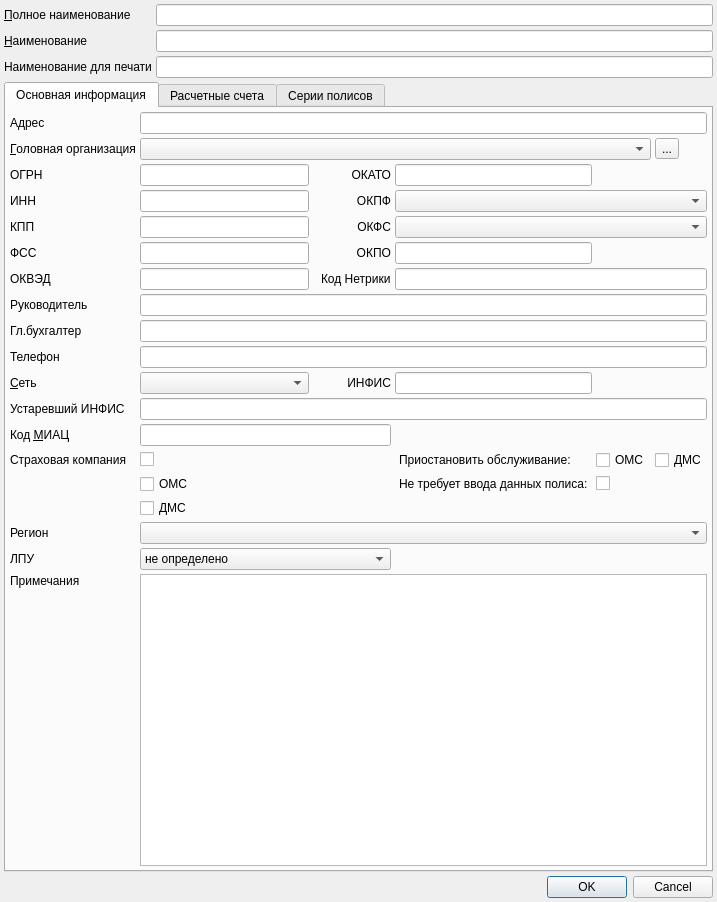
<?xml version="1.0" encoding="UTF-8"?>
<ui version="4.0">
 <class>OrgEditorDialog</class>
 <widget class="QDialog" name="OrgEditorDialog">
  <property name="geometry">
   <rect>
    <x>0</x>
    <y>0</y>
    <width>717</width>
    <height>902</height>
   </rect>
  </property>
  <property name="windowTitle">
   <string>ChangeMe!</string>
  </property>
  <property name="sizeGripEnabled">
   <bool>false</bool>
  </property>
  <layout class="QGridLayout">
   <property name="margin">
    <number>4</number>
   </property>
   <property name="spacing">
    <number>4</number>
   </property>
   <item row="1" column="0">
    <widget class="QLabel" name="lblShortName">
     <property name="text">
      <string>&amp;Наименование</string>
     </property>
     <property name="buddy">
      <cstring>edtShortName</cstring>
     </property>
    </widget>
   </item>
   <item row="2" column="1">
    <widget class="QLineEdit" name="edtTitle"/>
   </item>
   <item row="2" column="0">
    <widget class="QLabel" name="lblTitle">
     <property name="text">
      <string>Наименование для печати</string>
     </property>
     <property name="buddy">
      <cstring>edtTitle</cstring>
     </property>
    </widget>
   </item>
   <item row="4" column="0" colspan="2">
    <widget class="QDialogButtonBox" name="buttonBox">
     <property name="standardButtons">
      <set>QDialogButtonBox::Cancel|QDialogButtonBox::Ok</set>
     </property>
    </widget>
   </item>
   <item row="1" column="1">
    <widget class="QLineEdit" name="edtShortName"/>
   </item>
   <item row="0" column="0">
    <widget class="QLabel" name="lblFullName">
     <property name="text">
      <string>&amp;Полное наименование</string>
     </property>
     <property name="buddy">
      <cstring>edtFullName</cstring>
     </property>
    </widget>
   </item>
   <item row="0" column="1">
    <widget class="QLineEdit" name="edtFullName"/>
   </item>
   <item row="3" column="0" colspan="2">
    <widget class="QTabWidget" name="tabWidget">
     <property name="enabled">
      <bool>true</bool>
     </property>
     <property name="currentIndex">
      <number>0</number>
     </property>
     <widget class="QWidget" name="tabBaseInfo">
      <attribute name="title">
       <string>Основная информация</string>
      </attribute>
      <layout class="QGridLayout" name="gridLayout">
       <property name="margin">
        <number>4</number>
       </property>
       <property name="spacing">
        <number>4</number>
       </property>
       <item row="9" column="0">
        <widget class="QLabel" name="lblChief">
         <property name="text">
          <string>Руководитель</string>
         </property>
         <property name="buddy">
          <cstring>edtChief</cstring>
         </property>
        </widget>
       </item>
       <item row="4" column="0">
        <widget class="QLabel" name="lblINN">
         <property name="text">
          <string>ИНН</string>
         </property>
         <property name="buddy">
          <cstring>edtINN</cstring>
         </property>
        </widget>
       </item>
       <item row="16" column="7">
        <widget class="QLabel" name="lblCanOmitPolicyNumber">
         <property name="text">
          <string>Не требует ввода данных полиса:</string>
         </property>
        </widget>
       </item>
       <item row="20" column="0">
        <widget class="QLabel" name="lblNotes">
         <property name="text">
          <string>Примечания</string>
         </property>
         <property name="alignment">
          <set>Qt::AlignLeading|Qt::AlignLeft|Qt::AlignTop</set>
         </property>
         <property name="buddy">
          <cstring>edtNotes</cstring>
         </property>
        </widget>
       </item>
       <item row="3" column="2">
        <widget class="QLineEdit" name="edtOGRN">
         <property name="inputMask">
          <string>999999999999900; </string>
         </property>
        </widget>
       </item>
       <item row="12" column="5">
        <widget class="QLabel" name="lblInfisCode">
         <property name="toolTip">
          <string>Код в тер.фонде</string>
         </property>
         <property name="text">
          <string>ИНФИС</string>
         </property>
         <property name="scaledContents">
          <bool>false</bool>
         </property>
         <property name="alignment">
          <set>Qt::AlignRight|Qt::AlignTrailing|Qt::AlignVCenter</set>
         </property>
         <property name="buddy">
          <cstring>edtInfisCode</cstring>
         </property>
        </widget>
       </item>
       <item row="3" column="5">
        <widget class="QLabel" name="lblOKATO">
         <property name="text">
          <string>ОКАТО</string>
         </property>
         <property name="alignment">
          <set>Qt::AlignRight|Qt::AlignTrailing|Qt::AlignVCenter</set>
         </property>
         <property name="buddy">
          <cstring>edtOKATO</cstring>
         </property>
        </widget>
       </item>
       <item row="19" column="6" colspan="5">
        <spacer name="horizontalSpacer_2">
         <property name="orientation">
          <enum>Qt::Horizontal</enum>
         </property>
         <property name="sizeHint" stdset="0">
          <size>
           <width>40</width>
           <height>20</height>
          </size>
         </property>
        </spacer>
       </item>
       <item row="3" column="6" colspan="3">
        <widget class="QLineEdit" name="edtOKATO">
         <property name="inputMask">
          <string>99999999999; </string>
         </property>
        </widget>
       </item>
       <item row="5" column="5">
        <widget class="QLabel" name="lblOKFS">
         <property name="text">
          <string>ОКФС</string>
         </property>
         <property name="alignment">
          <set>Qt::AlignRight|Qt::AlignTrailing|Qt::AlignVCenter</set>
         </property>
         <property name="buddy">
          <cstring>cmbOKFS</cstring>
         </property>
        </widget>
       </item>
       <item row="6" column="0">
        <widget class="QLabel" name="label">
         <property name="text">
          <string>ФСС</string>
         </property>
        </widget>
       </item>
       <item row="16" column="2">
        <widget class="QCheckBox" name="chkIsCompulsoryInsurer">
         <property name="sizePolicy">
          <sizepolicy hsizetype="Minimum" vsizetype="Fixed">
           <horstretch>0</horstretch>
           <verstretch>0</verstretch>
          </sizepolicy>
         </property>
         <property name="layoutDirection">
          <enum>Qt::LeftToRight</enum>
         </property>
         <property name="text">
          <string>ОМС</string>
         </property>
        </widget>
       </item>
       <item row="15" column="10">
        <widget class="QCheckBox" name="chkVoluntaryServiceStop">
         <property name="text">
          <string>ДМС</string>
         </property>
        </widget>
       </item>
       <item row="10" column="2" colspan="9">
        <widget class="QLineEdit" name="edtAccountant"/>
       </item>
       <item row="5" column="0">
        <widget class="QLabel" name="lblKPP">
         <property name="text">
          <string>КПП</string>
         </property>
         <property name="buddy">
          <cstring>edtKPP</cstring>
         </property>
        </widget>
       </item>
       <item row="15" column="7">
        <widget class="QLabel" name="label_3">
         <property name="text">
          <string>Приостановить обслуживание: </string>
         </property>
        </widget>
       </item>
       <item row="10" column="0">
        <widget class="QLabel" name="lblAccountant">
         <property name="text">
          <string>Гл.бухгалтер</string>
         </property>
         <property name="buddy">
          <cstring>edtAccountant</cstring>
         </property>
        </widget>
       </item>
       <item row="0" column="2" colspan="9">
        <widget class="QLineEdit" name="edtAddress">
         <property name="enabled">
          <bool>true</bool>
         </property>
        </widget>
       </item>
       <item row="16" column="9">
        <widget class="QCheckBox" name="chkCanOmitPolicyNumber">
         <property name="text">
          <string/>
         </property>
        </widget>
       </item>
       <item row="15" column="9">
        <widget class="QCheckBox" name="chkCompulsoryServiceStop">
         <property name="text">
          <string>ОМС</string>
         </property>
        </widget>
       </item>
       <item row="12" column="9" colspan="2">
        <spacer>
         <property name="orientation">
          <enum>Qt::Horizontal</enum>
         </property>
         <property name="sizeHint" stdset="0">
          <size>
           <width>111</width>
           <height>20</height>
          </size>
         </property>
        </spacer>
       </item>
       <item row="2" column="0">
        <widget class="QLabel" name="lblHead">
         <property name="text">
          <string>&amp;Головная организация</string>
         </property>
         <property name="buddy">
          <cstring>cmbHead</cstring>
         </property>
        </widget>
       </item>
       <item row="13" column="2" colspan="9">
        <widget class="QLineEdit" name="edtObsoleteInfisCode"/>
       </item>
       <item row="15" column="2">
        <widget class="QCheckBox" name="chkIsInsurer">
         <property name="sizePolicy">
          <sizepolicy hsizetype="Fixed" vsizetype="Fixed">
           <horstretch>0</horstretch>
           <verstretch>0</verstretch>
          </sizepolicy>
         </property>
         <property name="text">
          <string/>
         </property>
        </widget>
       </item>
       <item row="11" column="2" colspan="9">
        <widget class="QLineEdit" name="edtPhone"/>
       </item>
       <item row="19" column="2" colspan="4">
        <widget class="QComboBox" name="cmbIsMedical">
         <item>
          <property name="text">
           <string>не определено</string>
          </property>
         </item>
         <item>
          <property name="text">
           <string>поликлиника</string>
          </property>
         </item>
         <item>
          <property name="text">
           <string>стационар</string>
          </property>
         </item>
         <item>
          <property name="text">
           <string>прочая мед.организация</string>
          </property>
         </item>
        </widget>
       </item>
       <item row="12" column="6" colspan="3">
        <widget class="QLineEdit" name="edtInfisCode">
         <property name="toolTip">
          <string>Код в тер.фонде</string>
         </property>
        </widget>
       </item>
       <item row="20" column="2" colspan="9">
        <widget class="QTextEdit" name="edtNotes"/>
       </item>
       <item row="2" column="2" colspan="8">
        <widget class="COrgComboBox" name="cmbHead">
         <property name="enabled">
          <bool>true</bool>
         </property>
        </widget>
       </item>
       <item row="18" column="2" colspan="9">
        <widget class="CKLADRComboBox" name="cmbArea">
         <property name="enabled">
          <bool>true</bool>
         </property>
        </widget>
       </item>
       <item row="0" column="0">
        <widget class="QLabel" name="lblAddress">
         <property name="text">
          <string>Адрес</string>
         </property>
         <property name="buddy">
          <cstring>edtAddress</cstring>
         </property>
        </widget>
       </item>
       <item row="5" column="6" colspan="5">
        <widget class="CRBComboBox" name="cmbOKFS"/>
       </item>
       <item row="12" column="0">
        <widget class="QLabel" name="lblNet">
         <property name="text">
          <string>&amp;Сеть</string>
         </property>
         <property name="buddy">
          <cstring>cmbNet</cstring>
         </property>
        </widget>
       </item>
       <item row="14" column="2" colspan="4">
        <widget class="QLineEdit" name="edtMiacCode"/>
       </item>
       <item row="3" column="0">
        <widget class="QLabel" name="lblOGRN">
         <property name="text">
          <string>ОГРН</string>
         </property>
         <property name="buddy">
          <cstring>edtOGRN</cstring>
         </property>
        </widget>
       </item>
       <item row="19" column="0">
        <widget class="QLabel" name="lblIsHospital">
         <property name="text">
          <string>ЛПУ</string>
         </property>
        </widget>
       </item>
       <item row="6" column="9" colspan="2">
        <spacer>
         <property name="orientation">
          <enum>Qt::Horizontal</enum>
         </property>
         <property name="sizeHint" stdset="0">
          <size>
           <width>111</width>
           <height>20</height>
          </size>
         </property>
        </spacer>
       </item>
       <item row="6" column="6" colspan="3">
        <widget class="QLineEdit" name="edtOKPO">
         <property name="inputMask">
          <string>99999999; </string>
         </property>
        </widget>
       </item>
       <item row="12" column="2">
        <widget class="CRBComboBox" name="cmbNet"/>
       </item>
       <item row="7" column="0">
        <widget class="QLabel" name="lblOKVED">
         <property name="text">
          <string>ОКВЭД</string>
         </property>
         <property name="buddy">
          <cstring>edtOKVED</cstring>
         </property>
        </widget>
       </item>
       <item row="14" column="0">
        <widget class="QLabel" name="lblMiacCode">
         <property name="text">
          <string>Код &amp;МИАЦ</string>
         </property>
         <property name="buddy">
          <cstring>edtMiacCode</cstring>
         </property>
        </widget>
       </item>
       <item row="9" column="2" colspan="9">
        <widget class="QLineEdit" name="edtChief"/>
       </item>
       <item row="17" column="2">
        <widget class="QCheckBox" name="chkIsVoluntaryInsurer">
         <property name="layoutDirection">
          <enum>Qt::LeftToRight</enum>
         </property>
         <property name="text">
          <string>ДМС</string>
         </property>
        </widget>
       </item>
       <item row="11" column="0">
        <widget class="QLabel" name="lblPhone">
         <property name="text">
          <string>Телефон</string>
         </property>
         <property name="buddy">
          <cstring>edtPhone</cstring>
         </property>
        </widget>
       </item>
       <item row="6" column="2">
        <widget class="QLineEdit" name="edtFSS">
         <property name="inputMask">
          <string>9999999999; </string>
         </property>
        </widget>
       </item>
       <item row="15" column="0">
        <widget class="QLabel" name="lblIsInsurer">
         <property name="text">
          <string>Страховая компания</string>
         </property>
         <property name="buddy">
          <cstring>chkIsInsurer</cstring>
         </property>
        </widget>
       </item>
       <item row="18" column="0">
        <widget class="QLabel" name="label_2">
         <property name="text">
          <string>Регион</string>
         </property>
         <property name="buddy">
          <cstring>cmbArea</cstring>
         </property>
        </widget>
       </item>
       <item row="7" column="2">
        <widget class="QLineEdit" name="edtOKVED"/>
       </item>
       <item row="6" column="5">
        <widget class="QLabel" name="lblOKPO">
         <property name="text">
          <string>ОКПО</string>
         </property>
         <property name="alignment">
          <set>Qt::AlignRight|Qt::AlignTrailing|Qt::AlignVCenter</set>
         </property>
         <property name="buddy">
          <cstring>edtOKPO</cstring>
         </property>
        </widget>
       </item>
       <item row="4" column="5">
        <widget class="QLabel" name="lblOKPF">
         <property name="text">
          <string>ОКПФ</string>
         </property>
         <property name="alignment">
          <set>Qt::AlignRight|Qt::AlignTrailing|Qt::AlignVCenter</set>
         </property>
         <property name="buddy">
          <cstring>cmbOKPF</cstring>
         </property>
        </widget>
       </item>
       <item row="3" column="9" colspan="2">
        <spacer>
         <property name="orientation">
          <enum>Qt::Horizontal</enum>
         </property>
         <property name="sizeHint" stdset="0">
          <size>
           <width>111</width>
           <height>20</height>
          </size>
         </property>
        </spacer>
       </item>
       <item row="15" column="4" colspan="2">
        <spacer name="spacer">
         <property name="orientation">
          <enum>Qt::Horizontal</enum>
         </property>
         <property name="sizeType">
          <enum>QSizePolicy::Preferred</enum>
         </property>
         <property name="sizeHint" stdset="0">
          <size>
           <width>40</width>
           <height>20</height>
          </size>
         </property>
        </spacer>
       </item>
       <item row="13" column="0">
        <widget class="QLabel" name="lblObsoleteInfisCode">
         <property name="text">
          <string>Устаревший ИНФИС</string>
         </property>
         <property name="buddy">
          <cstring>edtObsoleteInfisCode</cstring>
         </property>
        </widget>
       </item>
       <item row="5" column="2">
        <widget class="QLineEdit" name="edtKPP">
         <property name="inputMask">
          <string>999999999; </string>
         </property>
        </widget>
       </item>
       <item row="2" column="10">
        <widget class="QToolButton" name="btnSelectHeadOrganisation">
         <property name="enabled">
          <bool>true</bool>
         </property>
         <property name="text">
          <string>...</string>
         </property>
        </widget>
       </item>
       <item row="4" column="6" colspan="5">
        <widget class="CRBComboBox" name="cmbOKPF"/>
       </item>
       <item row="4" column="2">
        <widget class="QLineEdit" name="edtINN">
         <property name="inputMask">
          <string>999999999900; </string>
         </property>
        </widget>
       </item>
       <item row="7" column="5">
        <widget class="QLabel" name="lblNetricaCode">
         <property name="text">
          <string>Код Нетрики</string>
         </property>
        </widget>
       </item>
       <item row="7" column="6" colspan="5">
        <widget class="QLineEdit" name="edtNetricaCode"/>
       </item>
      </layout>
     </widget>
     <widget class="QWidget" name="tabAccounts">
      <attribute name="title">
       <string>Раcчетные счета</string>
      </attribute>
      <layout class="QGridLayout">
       <property name="margin">
        <number>4</number>
       </property>
       <property name="spacing">
        <number>4</number>
       </property>
       <item row="0" column="0">
        <widget class="CInDocTableView" name="tblOrganisationAccounts"/>
       </item>
      </layout>
     </widget>
     <widget class="QWidget" name="tabPolicySerials">
      <attribute name="title">
       <string>Серии полисов</string>
      </attribute>
      <layout class="QGridLayout">
       <property name="margin">
        <number>4</number>
       </property>
       <property name="spacing">
        <number>4</number>
       </property>
       <item row="0" column="0">
        <widget class="CInDocTableView" name="tblOrganisationPolicySerials"/>
       </item>
      </layout>
     </widget>
    </widget>
   </item>
  </layout>
 </widget>
 <layoutdefault spacing="4" margin="4"/>
 <layoutfunction spacing="4" margin="4"/>
 <customwidgets>
  <customwidget>
   <class>CRBComboBox</class>
   <extends>QComboBox</extends>
   <header>library/crbcombobox</header>
  </customwidget>
  <customwidget>
   <class>CInDocTableView</class>
   <extends>QTableView</extends>
   <header>library/InDocTable.h</header>
  </customwidget>
  <customwidget>
   <class>COrgComboBox</class>
   <extends>QComboBox</extends>
   <header>OrgComboBox.h</header>
  </customwidget>
  <customwidget>
   <class>CKLADRComboBox</class>
   <extends>QComboBox</extends>
   <header>KLADR/kladrComboxes.h</header>
  </customwidget>
 </customwidgets>
 <tabstops>
  <tabstop>edtFullName</tabstop>
  <tabstop>edtShortName</tabstop>
  <tabstop>edtTitle</tabstop>
  <tabstop>tabWidget</tabstop>
  <tabstop>edtAddress</tabstop>
  <tabstop>cmbHead</tabstop>
  <tabstop>btnSelectHeadOrganisation</tabstop>
  <tabstop>edtOGRN</tabstop>
  <tabstop>edtINN</tabstop>
  <tabstop>edtKPP</tabstop>
  <tabstop>edtFSS</tabstop>
  <tabstop>edtOKVED</tabstop>
  <tabstop>edtOKATO</tabstop>
  <tabstop>cmbOKFS</tabstop>
  <tabstop>edtOKPO</tabstop>
  <tabstop>edtChief</tabstop>
  <tabstop>edtAccountant</tabstop>
  <tabstop>edtPhone</tabstop>
  <tabstop>cmbNet</tabstop>
  <tabstop>edtInfisCode</tabstop>
  <tabstop>edtObsoleteInfisCode</tabstop>
  <tabstop>edtMiacCode</tabstop>
  <tabstop>chkIsInsurer</tabstop>
  <tabstop>cmbArea</tabstop>
  <tabstop>cmbIsMedical</tabstop>
  <tabstop>edtNotes</tabstop>
  <tabstop>tblOrganisationAccounts</tabstop>
  <tabstop>tblOrganisationPolicySerials</tabstop>
 </tabstops>
 <resources/>
 <connections>
  <connection>
   <sender>chkIsInsurer</sender>
   <signal>toggled(bool)</signal>
   <receiver>chkCompulsoryServiceStop</receiver>
   <slot>setEnabled(bool)</slot>
   <hints>
    <hint type="sourcelabel">
     <x>190</x>
     <y>637</y>
    </hint>
    <hint type="destinationlabel">
     <x>643</x>
     <y>638</y>
    </hint>
   </hints>
  </connection>
  <connection>
   <sender>chkIsInsurer</sender>
   <signal>toggled(bool)</signal>
   <receiver>chkVoluntaryServiceStop</receiver>
   <slot>setEnabled(bool)</slot>
   <hints>
    <hint type="sourcelabel">
     <x>190</x>
     <y>637</y>
    </hint>
    <hint type="destinationlabel">
     <x>704</x>
     <y>638</y>
    </hint>
   </hints>
  </connection>
  <connection>
   <sender>buttonBox</sender>
   <signal>accepted()</signal>
   <receiver>OrgEditorDialog</receiver>
   <slot>accept()</slot>
   <hints>
    <hint type="sourcelabel">
     <x>334</x>
     <y>897</y>
    </hint>
    <hint type="destinationlabel">
     <x>330</x>
     <y>358</y>
    </hint>
   </hints>
  </connection>
  <connection>
   <sender>buttonBox</sender>
   <signal>rejected()</signal>
   <receiver>OrgEditorDialog</receiver>
   <slot>reject()</slot>
   <hints>
    <hint type="sourcelabel">
     <x>334</x>
     <y>897</y>
    </hint>
    <hint type="destinationlabel">
     <x>330</x>
     <y>358</y>
    </hint>
   </hints>
  </connection>
 </connections>
</ui>
